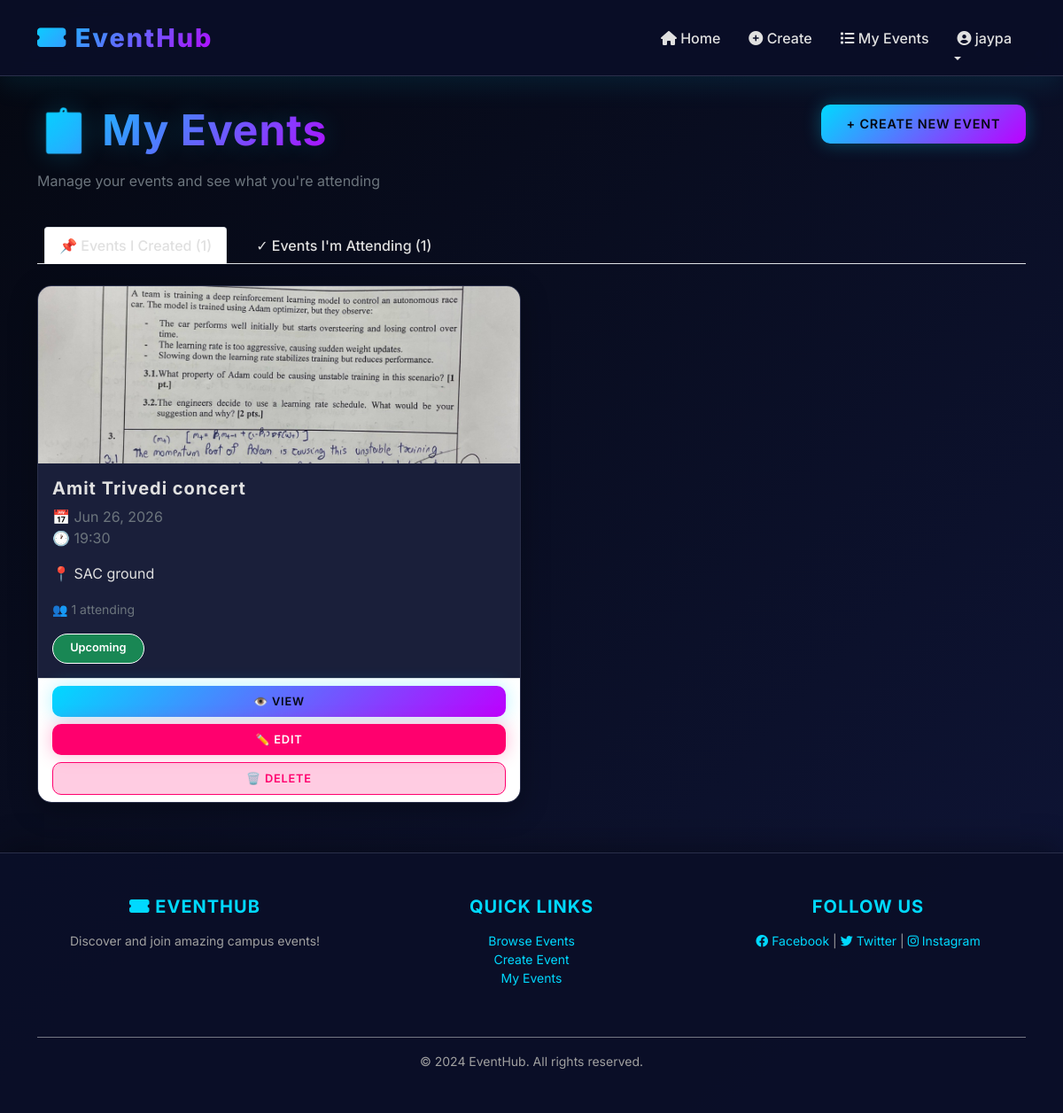
The app's page /my-events/ (signed in), older data.
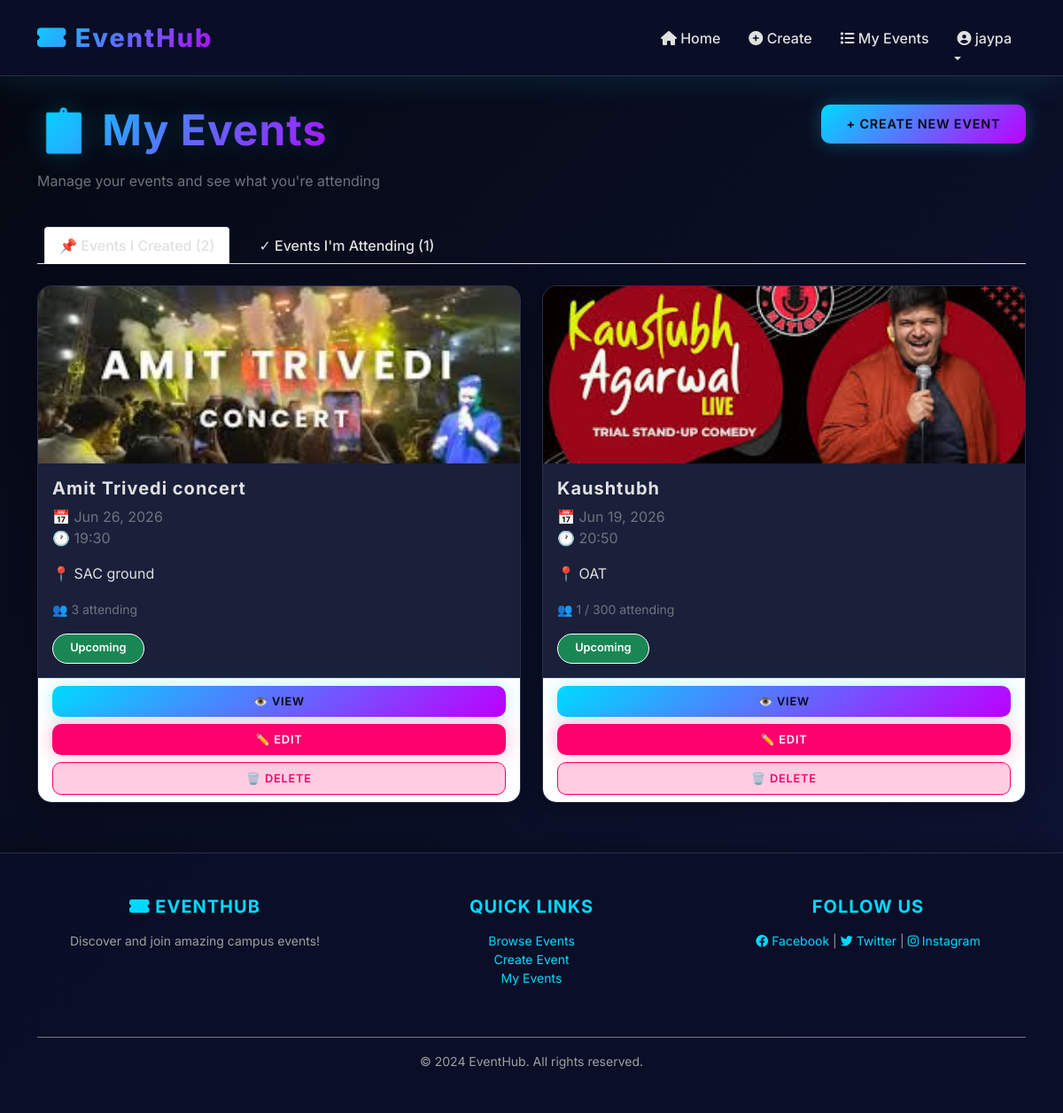
The same page, newer data.
### events/models.py (models this page shows, shortened)
class Event(models.Model):
    title = models.CharField(max_length=200)
    description = models.TextField()
    category = models.ForeignKey(
        EventCategory,
        on_delete=models.SET_NULL,
        null=True,
        blank=True
    )
    creator = models.ForeignKey(
        User,
        on_delete=models.CASCADE,
        related_name='created_events'
    )
    date = models.DateField()
    time = models.TimeField()
    duration_hours = models.IntegerField(default=1)
    location = models.CharField(max_length=300)
    max_attendees = models.IntegerField(
        default=0,
        help_text="0 means unlimited"
    )
    cover_image = models.ImageField(
        upload_to='event_images/',
        blank=True,
        null=True
    )
    STATUS_CHOICES = [
        ('upcoming', 'Upcoming'),
        ('ongoing', 'Ongoing'),
        ('completed', 'Completed'),
        ('cancelled', 'Cancelled'),
    ]
    status = models.CharField(
        max_length=20,
        choices=STATUS_CHOICES,
        default='upcoming'
    )
    attendees = models.ManyToManyField(
        User,
        through='Attendance',
        related_name='attending_events',
        blank=True
    )
    created_at = models.DateTimeField(auto_now_add=True)
    updated_at = models.DateTimeField(auto_now=True)
    def attendees_count(self):
        return self.attendees.count()
    class Meta:
        ordering = ['-date']  # Show newest events first
        indexes = [
            models.Index(fields=['date']),
            models.Index(fields=['category']),
        ]
        permissions = [
            ('can_create_event', 'Can create new events'),
        ]

### events/views.py (the view)
# urls.py: path('my-events/', views.my_events, name='my_events'),
@login_required(login_url='login')
def my_events(request):
    profile = get_object_or_404(UserProfile, user=request.user)
    created_events = Event.objects.filter(creator=request.user)
    attending_events = Event.objects.filter(
        attendees=request.user
    )
    context = {
        'profile': profile,
        'created_events': created_events,
        'attending_events': attending_events,
    }
    return render(request, 'events/my_events.html', context)

### events/templates/events/my_events.html (shortened to what the changed rows need)
{% extends 'base.html' %}
{% block content %}
<div class="row mb-4">
    <div class="col-md-8">
        <h1>📋 My Events</h1>
    </div>
</div>
<ul class="nav nav-tabs mb-4" role="tablist">
    <li class="nav-item" role="presentation">
        <button
            class="nav-link active"
            id="created-tab"
            data-bs-toggle="tab"
            data-bs-target="#created"
            type="button"
            role="tab"
        >
            📌 Events I Created ({{ created_events.count }})
        </button>
    </li>
</ul>
<div class="tab-content">
    <div class="tab-pane fade show active" id="created" role="tabpanel">
        {% if created_events %}
            <div class="row">
                {% for event in created_events %}
                    <div class="col-md-6 mb-4">
                        <div class="card h-100">
                            {% if event.cover_image %}
                                <img
                                    src="{{ event.cover_image.url }}"
                                    class="card-img-top"
                                    alt="{{ event.title }}"
                                    style="height: 200px; object-fit: cover;"
                                >
                            {% endif %}
                            <div class="card-body">
                                <h5 class="card-title">{{ event.title }}</h5>
                                <p class="card-text text-muted">
                                    📅 {{ event.date|date:"M d, Y" }}<br>
                                    🕐 {{ event.time|time:"H:i" }}
                                </p>
                                <p class="card-text">
                                    📍 {{ event.location }}
                                </p>
                                <p class="card-text">
                                    <small class="text-muted">
                                        👥 {{ event.attendees_count }}
                                        {% if event.max_attendees > 0 %}
                                            / {{ event.max_attendees }}
                                        {% endif %}
                                        attending
                                    </small>
                                </p>
                                {% if event.status == 'upcoming' %}
                                    <span class="badge bg-success">Upcoming</span>
                                {% elif event.status == 'ongoing' %}
                                    <span class="badge bg-info">Ongoing</span>
                                {% elif event.status == 'completed' %}
                                    <span class="badge bg-secondary">Completed</span>
                                {% else %}
                                    <span class="badge bg-danger">Cancelled</span>
                                {% endif %}
                            </div>
                            <div class="card-footer bg-white">
                                <div class="d-grid gap-2">
                                    <a
                                        href="{% url 'event_detail' event.id %}"
                                        class="btn btn-sm btn-primary"
                                    >
                                        👁️ View
                                    </a>
                                    <a
                                        href="{% url 'edit_event' event.id %}"
                                        class="btn btn-sm btn-warning"
                                    >
                                        ✏️ Edit
                                    </a>
                                    <a
                                        href="{% url 'delete_event' event.id %}"
                                        class="btn btn-sm btn-danger"
                                    >
                                        🗑️ Delete
                                    </a>
                                </div>
                            </div>
                        </div>
                    </div>
                {% endfor %}
            </div>
        {% endif %}
    </div>
</div>
{% endblock %}

Row changes from the older to the newer data that the page shows:
changed Event "Amit Trivedi concert": cover_image: a different picture; attendees_count "1" → "3"
added Event: cover_image (picture), title "Kaushtubh", date "Jun 19, 2026", time "20:50", location "OAT", attendees_count "1", max_attendees "300", status "Upcoming"
Text that changed along with them:
{{ created_events.count }}: "1" → "2"
